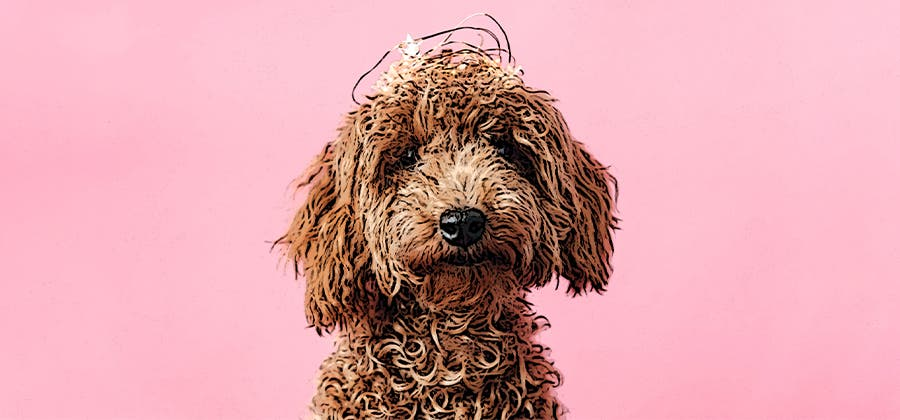
#> input picture photo.jpg, 900 x 420 px
$ python cartoonizer.py photo.jpg out.png
#> lines starting #> are read from the running program, lines starting #| are printed output that depends on the picture; after the words box and inside, x2 and y2 are one past the last pixel; in counts of white or black regions, pixels touching at a corner belong together
"""
cartoonizer.py
--------------

This script converts a normal image into a cartoon-style version using OpenCV.

The approach is simple:
- Smooth the image but keep edges visible
- Detect edges to create outlines
- Reduce colors to a limited palette
- Combine everything into a cartoon effect

Author : Vidhi Udasi (23BAI10202)
Course : Computer Vision — VIT Bhopal University
Date   : March 2026

Usage:
    python cartoonizer.py input.jpg output.jpg
    python cartoonizer.py input.jpg output.jpg --colors 6
    python cartoonizer.py input.jpg output.jpg --colors 10 --strength 150
"""

import cv2
import numpy as np
import argparse
import os
import sys


def flatten_colors(img, num_colors):
    """
    Reduces the number of colors using K-Means clustering.

    The image is grouped into a fixed number of color clusters.
    Each pixel is replaced with its cluster center color.

    img        : input image
    num_colors : number of colors to keep

    returns    : simplified image
    """

    h, w = img.shape[:2]

    pixels = img.reshape((-1, 3)).astype(np.float32)

    criteria = (
        cv2.TERM_CRITERIA_EPS + cv2.TERM_CRITERIA_MAX_ITER,
        20,
        0.5
    )

    _, labels, centers = cv2.kmeans(
        pixels,
        num_colors,
        None,
        criteria,
        8,
        cv2.KMEANS_RANDOM_CENTERS
    )

    centers = np.uint8(centers)
    result = centers[labels.flatten()]

    return result.reshape((h, w, 3))


def smooth_image(img, strength):
    """
    Applies bilateral filtering to smooth the image.

    This keeps edges intact while reducing noise.
    Running it multiple times increases the effect.

    img      : input image
    strength : smoothing intensity

    returns  : smoothed image
    """

    result = img.copy()

    for _ in range(4):
        result = cv2.bilateralFilter(
            result,
            d=9,
            sigmaColor=strength,
            sigmaSpace=strength
        )

    return result


def get_edges(img):
    """
    Extracts edges using adaptive thresholding.

    The image is converted to grayscale first.
    Adaptive threshold helps handle uneven lighting.

    img     : input image

    returns : edge mask (3-channel)
    """

    gray = cv2.cvtColor(img, cv2.COLOR_BGR2GRAY)

    edges = cv2.adaptiveThreshold(
        gray,
        255,
        cv2.ADAPTIVE_THRESH_MEAN_C,
        cv2.THRESH_BINARY,
        9,
        2
    )

    return cv2.cvtColor(edges, cv2.COLOR_GRAY2BGR)


def run_cartoonizer(input_path, output_path, num_colors=8, strength=300):
    """
    Runs the full pipeline to generate the cartoon image.

    input_path  : input image path
    output_path : output image path
    num_colors  : number of colors
    strength    : smoothing level

    returns     : output path
    """

    if not os.path.exists(input_path):
        raise FileNotFoundError(f"Couldn't find the image: {input_path}")

    original = cv2.imread(input_path)

    if original is None:
        raise ValueError("Invalid image file")

    h, w = original.shape[:2]
    print(f"  Loaded image → {w} x {h}")

    print("  Step 1 → Smoothing...")
    smoothed = smooth_image(original, strength)

    print("  Step 2 → Detecting edges...")
    edges = get_edges(smoothed)

    print(f"  Step 3 → Reducing colors to {num_colors}...")
    flat = flatten_colors(smoothed, num_colors)

    print("  Step 4 → Combining...")
    cartoon = cv2.bitwise_and(flat, edges)

    out_dir = os.path.dirname(output_path)
    if out_dir:
        os.makedirs(out_dir, exist_ok=True)

    cv2.imwrite(output_path, cartoon)

    return output_path


def build_parser():
    """
    Creates command-line argument parser.
    """

    parser = argparse.ArgumentParser(
        prog="cartoonizer",
        description="Convert an image into cartoon style"
    )

    parser.add_argument("input", help="Input image path")
    parser.add_argument("output", help="Output image path")

    parser.add_argument(
        "--colors",
        type=int,
        default=8,
        help="Number of colors (default: 8)"
    )

    parser.add_argument(
        "--strength",
        type=int,
        default=300,
        help="Smoothing strength (default: 300)"
    )

    return parser


def main():
    parser = build_parser()
    args = parser.parse_args()

    print("\n" + "=" * 40)
    print("   CartoonLens — Image Cartoonizer")
    print("=" * 40)
    print(f"Input    : {args.input}")
    print(f"Output   : {args.output}")
    print(f"Colors   : {args.colors}")
    print(f"Strength : {args.strength}")
    print("-" * 40)

    try:
        result = run_cartoonizer(
            args.input,
            args.output,
            args.colors,
            args.strength
        )
#> in run_cartoonizer, original is the input picture: shape (420, 900, 3); mean B, G, R 171.9, 164.4, 223
#|   Loaded image → 900 x 420
#> the loop in smooth_image, `for _ in range(4):` made 4 passes
#> pass 1, in smooth_image, `result = cv2.bilateralFilter( result, d=9, sigmaColor=strength, sigmaS..`:
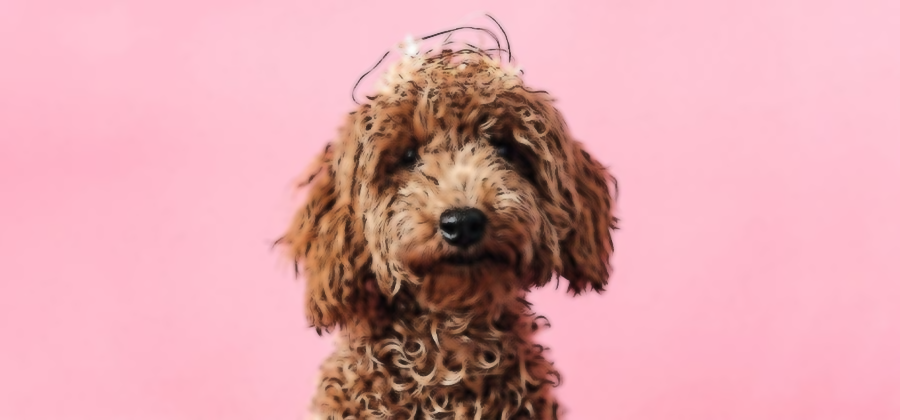
#> result: shape (420, 900, 3); mean B, G, R 172.1, 164.7, 223.3
#> pass 3, in smooth_image, `result = cv2.bilateralFilter( result, d=9, sigmaColor=strength, sigmaS..`:
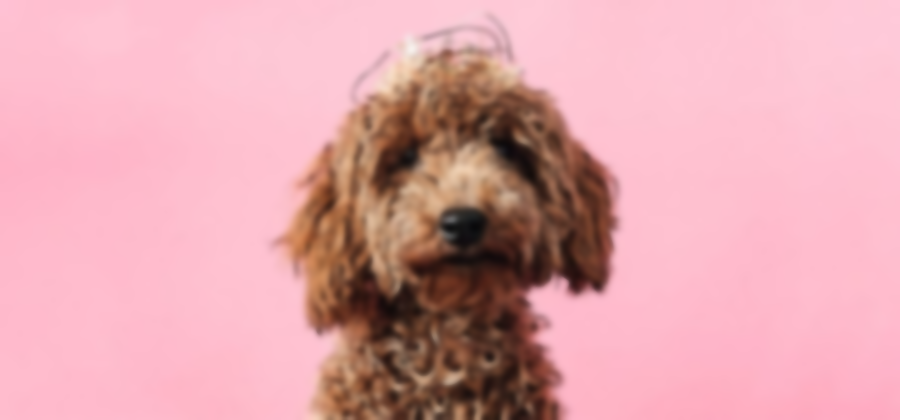
#> result: shape (420, 900, 3); mean B, G, R 172.1, 164.7, 223.4
#> in get_edges, `gray = cv2.cvtColor(img, cv2.COLOR_BGR2GRAY)`:
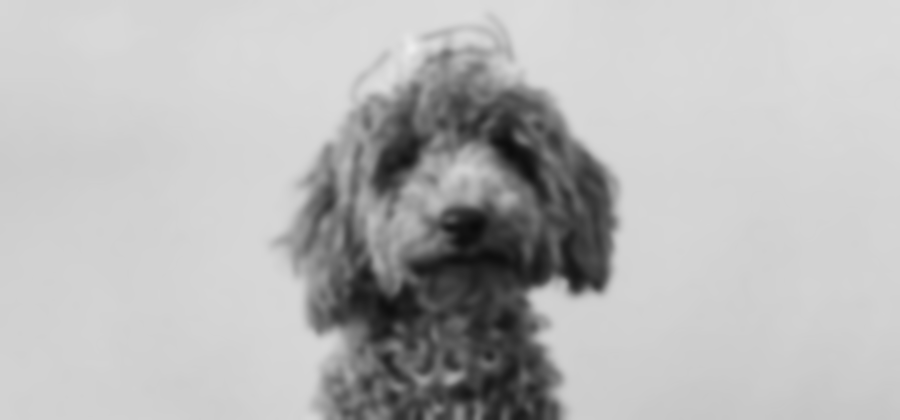
#> gray: shape (420, 900); min 11, max 238, mean 183.1
#> in get_edges, `edges = cv2.adaptiveThreshold( gray, 255, cv2.ADAPTIVE_THRESH_MEAN_C, ..`:
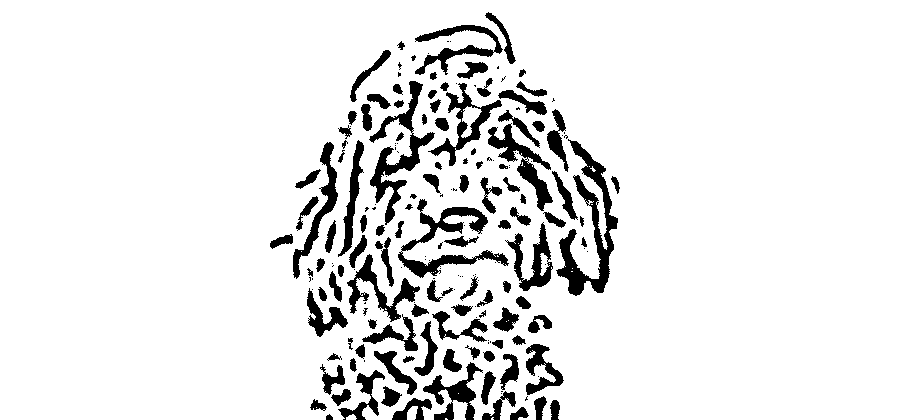
#> edges: shape (420, 900); 90.8% white; 186 black regions (73 under 20 px), largest, box (x1, y1, x2, y2) and area: (556, 139, 618, 296) 3013, (369, 81, 435, 225) 2244, (398, 199, 509, 278) 2164
#> in flatten_colors, `_, labels, centers = cv2.kmeans( pixels, num_colors, None, criteria, 8..`: centers = [[166.5, 172.4, 224.4], [46.15, 62.37, 104.3], [26.01, 33.15, 59.67], [209.7, 194.7, 254.5], [95.37, 123.9, 176.9], [124.8, 150.5, 200.3], [69.99, 94.08, 143.4], [201.5, 183.9, 253.9]]
#> in flatten_colors, `centers = np.uint8(centers)`: centers = [[166, 172, 224], [46, 62, 104], [26, 33, 59], [209, 194, 254], [95, 123, 176], [124, 150, 200], [69, 94, 143], [201, 183, 253]]
#> in flatten_colors, `return result.reshape((h, w, 3))`:
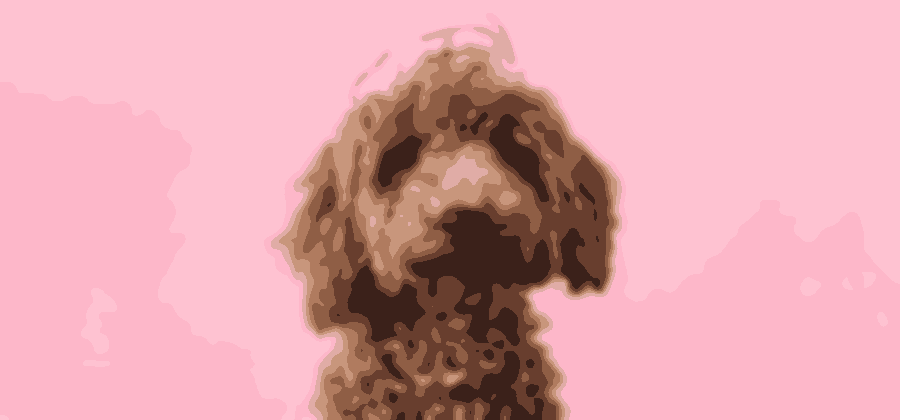
#> returned value: shape (420, 900, 3); mean of channels 0, 1, 2 171.6, 164, 223; drawn as B, G, R
#> in run_cartoonizer, `cartoon = cv2.bitwise_and(flat, edges)`:
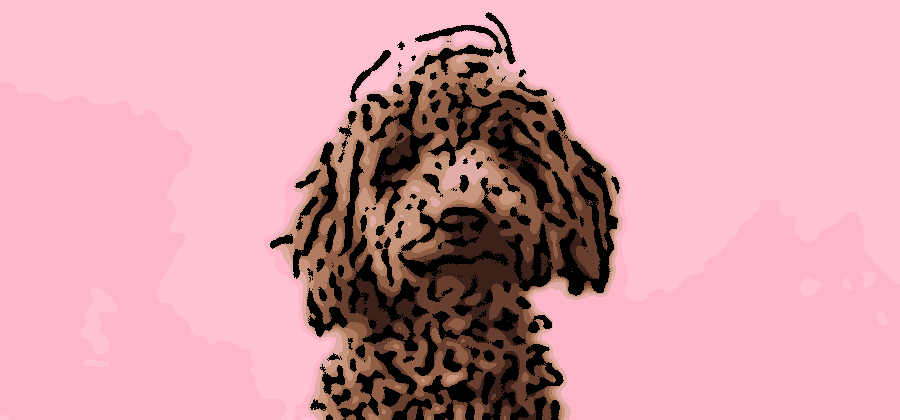
#> cartoon: shape (420, 900, 3); mean B, G, R 166, 156.9, 212.2

        print("-" * 40)
        print(f"Saved → {result}")
        print("=" * 40 + "\n")

    except Exception as e:
        print(f"\nError: {e}\n")
        sys.exit(1)


if __name__ == "__main__":
    main()
